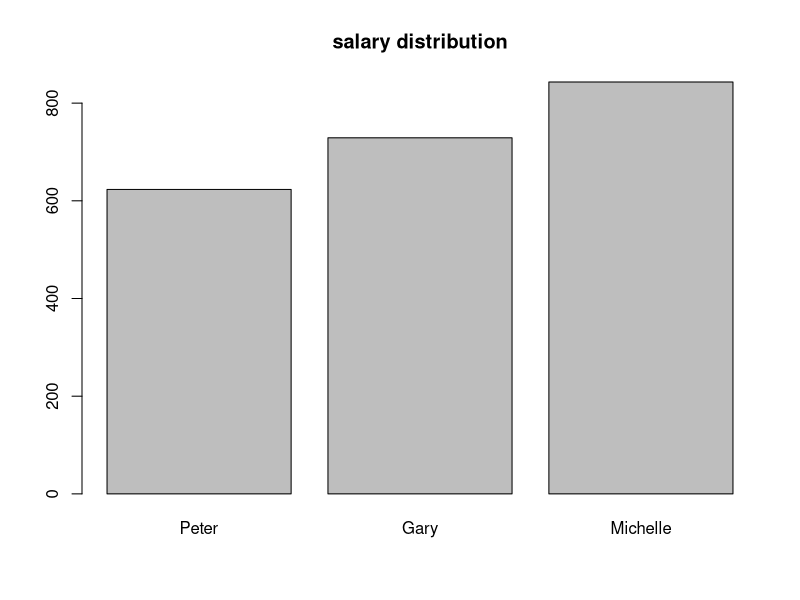
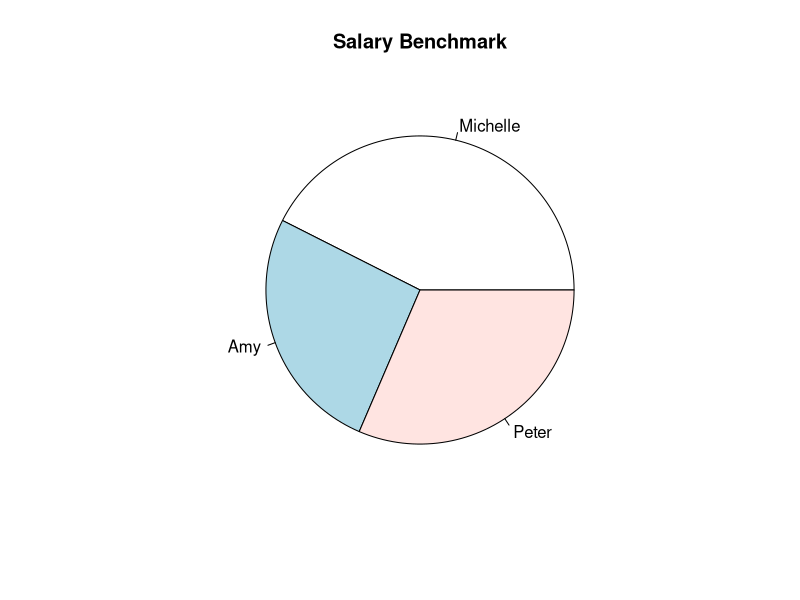

Generate these figures, in order, with R:
# Question 1
a = matrix(c(7,2,9,4,12,13), ncol=3, nrow=2)
a
b = matrix(c(1:3,7:9,12:14,19:21), ncol=4, nrow=3)
b
a%*%b

# Question 2
# part a
Data_Frame <- data.frame(
  id = c(1,2,3,4,5),
  name = c("Peter", "Amy", "Ryan", "Gary", "Michelle"),
  salary = c(623.30,515.20,611.00,729.00,843.25)
)
Data_Frame

# part b
Data_Frame_2 <- cbind(Data_Frame, department = c("economics", "finance", "psychology", "mathematics", "biology"))
Data_Frame_2

# part c
Data_Frame_2[c(1,3,5),c(2,3)]

# part d
Data_Frame_2 <- cbind(Data_Frame, department = c("economics", "finance", "psychology", "mathematics", "biology"))
Data_Frame_2
plotdata <- Data_Frame_2[c(1,4,5),c(3)]
plotdata
barplot(plotdata, main="salary distribution", names.arg=Data_Frame_2[c(1,4,5),c(2)])

# part e
max <- max(Data_Frame_2$salary)
min <- min(Data_Frame_2$salary)
median <- median(Data_Frame_2$salary)

aax <- which.max(Data_Frame_2$salary)
iin <- which.min(Data_Frame_2$salary)
label <- c("Michelle", "Amy", "Peter")

pie(c(max,min,median), main = "Salary Benchmark", labels = label)

